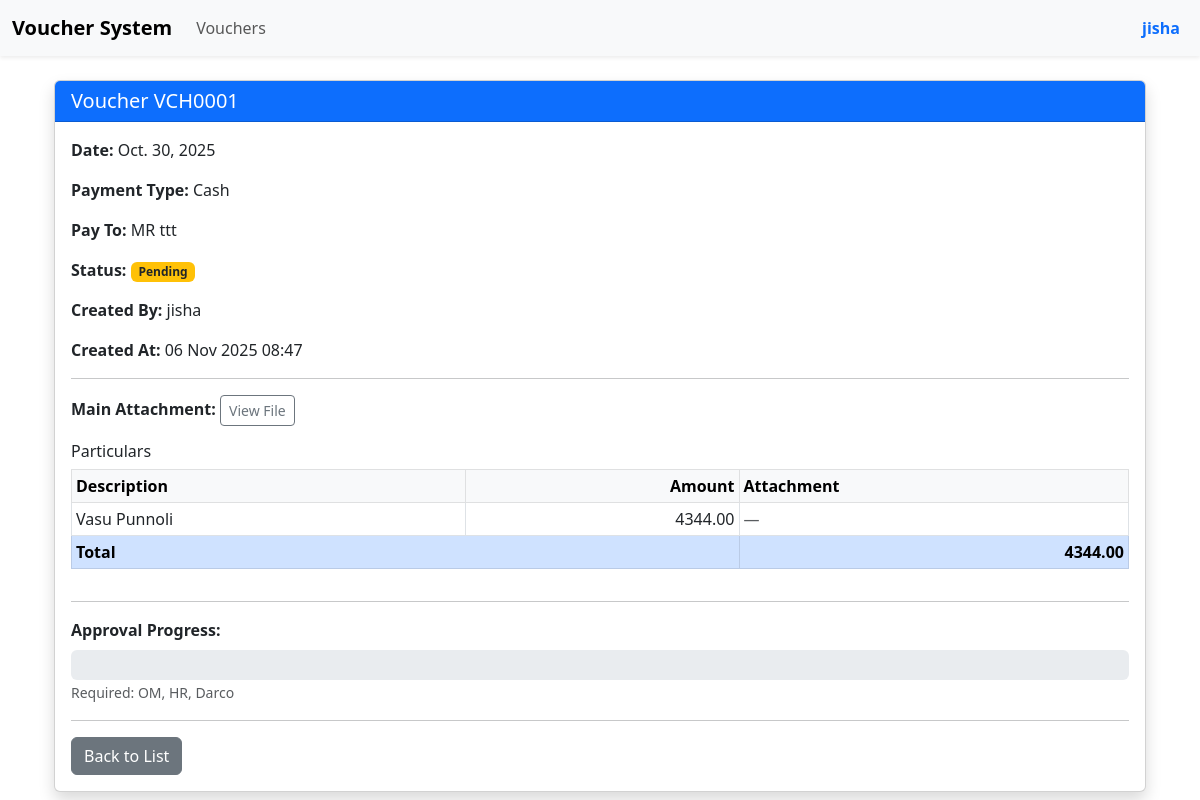
/vouchers/51/ (signed in), run on the app's committed database.
### vouchers/models.py (models this page shows, shortened)
class Voucher(models.Model):
    PAYMENT_TYPES = (
        ('CASH', 'Cash'),
        ('CHEQUE', 'Cheque'),
        ('PETTY_CASH', 'Petty Cash'),
    )
    voucher_number = models.CharField(max_length=20, unique=True, blank=True)
    voucher_date = models.DateField()
    payment_type = models.CharField(max_length=20, choices=PAYMENT_TYPES)
    name_title = models.CharField(max_length=5, choices=[('MR', 'Mr.'), ('MRS', 'Mrs.'), ('MS', 'Ms.')])
    pay_to = models.CharField(max_length=200)
    attachment = models.FileField(upload_to='vouchers/attachments/', null=True, blank=True)
    cheque_number = models.CharField(
        max_length=20,
        blank=True,
        null=True,
        help_text="Required only for Cheque payments"
    )
    created_by = models.ForeignKey(User, on_delete=models.CASCADE, related_name='vouchers')
    created_at = models.DateTimeField(auto_now_add=True)
    status = models.CharField(
        max_length=10,
        choices=[('PENDING', 'Pending'), ('APPROVED', 'Approved'), ('REJECTED', 'Rejected')],
        default='PENDING'
    )
    required_approvers_snapshot = models.JSONField(
        default=list,
        blank=True,
        help_text="List of usernames required at voucher creation time"
    )
    def _get_current_required_approvers(self):
        levels = ApprovalLevel.objects.filter(is_active=True).select_related('designation').order_by('order')
        usernames = []
        for level in levels:
            users = UserProfile.objects.filter(
                designation=level.designation,
                user__groups__name='Admin Staff'
            ).values_list('user__username', flat=True).distinct()
            usernames.extend(users)
        return usernames
    @property
    def required_approvers(self):
        if self.status in ['APPROVED', 'REJECTED']:
            return self.required_approvers_snapshot or []
        else:
            return self._get_current_required_approvers()

class Particular(models.Model):
    voucher = models.ForeignKey(Voucher, on_delete=models.CASCADE, related_name='particulars')
    description = models.CharField(max_length=300)
    amount = models.DecimalField(max_digits=12, decimal_places=2)
    attachment = models.FileField(
        upload_to='vouchers/particulars/',
        null=True,
        blank=True,
        help_text="Attach receipt/invoice for this item"
    )

class ApprovalLevel(models.Model):
    designation = models.OneToOneField(Designation, on_delete=models.CASCADE)
    order = models.PositiveIntegerField(unique=True, help_text="Lower number = earlier in approval chain")
    is_active = models.BooleanField(default=True, help_text="Only active levels require approval")
    updated_by = models.ForeignKey(User, on_delete=models.CASCADE)
    updated_at = models.DateTimeField(auto_now=True)
    class Meta:
        ordering = ['order']
        verbose_name = "Approval Level"
        verbose_name_plural = "Approval Levels"

class Designation(models.Model):
    name = models.CharField(max_length=100, unique=True)
    created_by = models.ForeignKey(User, on_delete=models.SET_NULL, null=True, related_name='designations')
    created_at = models.DateTimeField(auto_now_add=True)

### vouchers/views.py (the view, shortened to what this page needs)
# urls.py: path('vouchers/<int:pk>/', VoucherDetailView.as_view(), name='voucher_detail'),
class VoucherDetailView(LoginRequiredMixin, DetailView):
    model = Voucher
    template_name = 'vouchers/voucher_detail.html'
    context_object_name = 'voucher'
    def get_queryset(self):
        qs = super().get_queryset().select_related('created_by') \
            .prefetch_related('particulars', 'approvals__approver')
        if not self.request.user.is_superuser:
            if self.request.user.groups.filter(name='Accountants').exists():
                qs = qs.filter(created_by=self.request.user)
        return qs.annotate(
            approved_count=Count(Case(When(approvals__status='APPROVED', then=1)), output_field=IntegerField()),
            rejected_count=Count(Case(When(approvals__status='REJECTED', then=1)), output_field=IntegerField())
        )
    def get_context_data(self, **kwargs):
        context = super().get_context_data(**kwargs)
        user = self.request.user
        voucher = context['voucher']
        context['is_accountant'] = user.is_authenticated and user.groups.filter(name='Accountants').exists()
        context['is_admin_staff'] = user.is_authenticated and (user.groups.filter(name='Admin Staff').exists() or user.is_superuser)
        context['designations'] = Designation.objects.all()
        try:
            context['user_approval'] = voucher.approvals.get(approver=user)
        except VoucherApproval.DoesNotExist:
            context['user_approval'] = None
        total = len(voucher.required_approvers)
        approved = getattr(voucher, 'approved_count', 0) or 0
        context['approval_percentage'] = (approved / total * 100) if total > 0 else 100
        required = set(voucher.required_approvers)
        approved_usernames = set(
            voucher.approvals.filter(status='APPROVED')
            .values_list('approver__username', flat=True)
        )
        context['pending_approvers'] = [
            {'name': name, 'has_approved': name in approved_usernames}
            for name in required
        ]
        if voucher.status == 'PENDING':
            levels = ApprovalLevel.objects.filter(is_active=True) \
                .select_related('designation').order_by('order')
            level_data = []
            for level in levels:
                level_users = UserProfile.objects.filter(
                    designation=level.designation,
                    user__groups__name='Admin Staff'
                ).values_list('user__username', flat=True)
                all_approved = all(u in approved_usernames for u in level_users)
                some_approved = any(u in approved_usernames for u in level_users)
                level_data.append({
                    'designation': level.designation,
                    'all_approved': all_approved,
                    'some_approved': some_approved,
                    'is_next': False
                })
            for lvl in level_data:
                if not lvl['all_approved']:
                    lvl['is_next'] = True
                    break
            context['approval_levels'] = level_data
        can_approve = True
        waiting_for_designation = None
        context['can_approve'] = can_approve
        context['waiting_for_designation'] = waiting_for_designation
        context['user_profile'] = user.userprofile if hasattr(user, 'userprofile') else None
        return context

### vouchers/templatetags/voucher_tags.py (called while the page is built)
@register.filter
def sum_particulars(queryset):
    from decimal import Decimal
    total = sum(p.amount for p in queryset if p.amount)
    return total or Decimal('0.00')

@register.filter
def sub(a, b):
    return a - b

### vouchers/templates/vouchers/voucher_detail.html (shortened to what this page needs)
{% extends 'base.html' %}
{% load static %}
{% load voucher_tags %}
{% block content %}
<div class="container mt-4">
    <div class="card shadow">
        <div class="card-header bg-primary text-white">
            <h5 class="card-title mb-0">Voucher {{ voucher.voucher_number }}</h5>
        </div>
        <div class="card-body">
            <p><strong>Date:</strong> {{ voucher.voucher_date }}</p>
            <p><strong>Payment Type:</strong> {{ voucher.get_payment_type_display }}</p>
            <p><strong>Pay To:</strong> {{ voucher.name_title }} {{ voucher.pay_to }}</p>
            <p><strong>Status:</strong>
                <a href="#" class="status-link" data-bs-toggle="modal" data-bs-target="#approvalModal">
                    <span id="status-badge">
                        {% if voucher.status == 'PENDING' %}
                            <span class="badge bg-warning text-dark">Pending</span>
                        {% elif voucher.status == 'APPROVED' %}
                            <span class="badge bg-success">Approved</span>
                        {% elif voucher.status == 'REJECTED' %}
                            <span class="badge bg-danger">Rejected</span>
                        {% endif %}
                    </span>
                </a>
            </p>
            <p><strong>Created By:</strong> {{ voucher.created_by.username }}</p>
            <p><strong>Created At:</strong> {{ voucher.created_at|date:"d M Y H:i" }}</p>
            <hr>
            {% if voucher.attachment %}
            <p><strong>Main Attachment:</strong>
                <a href="{{ voucher.attachment.url }}" target="_blank" class="btn btn-outline-secondary btn-sm">
                    View File
                </a>
            </p>
            {% endif %}
            <h6>Particulars</h6>
            {% if voucher.particulars.exists %}
                <div class="table-responsive">
                    <table class="table table-sm table-bordered">
                        <thead class="table-light">
                            <tr>
                                <th>Description</th>
                                <th class="text-end">Amount</th>
                                <th>Attachment</th>
                            </tr>
                        </thead>
                        <tbody>
                            {% for p in voucher.particulars.all %}
                            <tr>
                                <td>{{ p.description }}</td>
                                <td class="text-end">{{ p.amount|floatformat:2 }}</td>
                                <td>
                                    {% if p.attachment %}
                                        <a href="{{ p.attachment.url }}" target="_blank"
                                           class="btn btn-sm btn-outline-primary">
                                            View File
                                        </a>
                                    {% else %}
                                        <span class="text-muted">—</span>
                                    {% endif %}
                                </td>
                            </tr>
                            {% endfor %}
                            <tr class="table-primary">
                                <td colspan="2"><strong>Total</strong></td>
                                <td class="text-end"><strong>{{ voucher.particulars.all|sum_particulars|floatformat:2 }}</strong></td>
                            </tr>
                        </tbody>
                    </table>
                </div>
            {% else %}
                <p class="text-muted">No particulars</p>
            {% endif %}
            <hr>
            <div class="mt-3">
                <strong>Approval Progress:</strong>
                <div class="progress mt-2" style="height: 30px;">
                </div>
                <small id="required-list" class="text-muted">
                    Required: {{ voucher.required_approvers|join:", " }}
                </small>
            </div>
            <hr>
            <div class="d-flex gap-2">
                <a href="{% url 'voucher_list' %}" class="btn btn-secondary">Back to List</a>
            </div>
        </div>
    </div>
</div>
{% endblock %}

### vouchers/templates/base.html (shortened to what this page needs)
{% load static %}
<!DOCTYPE html>
<html lang="en">
<head>
    <link href="https://cdn.jsdelivr.net/npm/bootstrap@5.3.0/dist/css/bootstrap.min.css" rel="stylesheet">
    <link rel="stylesheet" href="https://cdn.jsdelivr.net/npm/bootstrap-icons@1.11/font/bootstrap-icons.css">
</head>
<body>
    <nav class="navbar navbar-expand-lg navbar-light bg-light shadow-sm">
        <div class="container-fluid">
            <a class="navbar-brand fw-bold" href="{% url 'home' %}">
                Voucher System
            </a>
            <div class="collapse navbar-collapse" id="navbarContent">
                <ul class="navbar-nav me-auto">
                    <li class="nav-item">
                        <a class="nav-link" href="{% url 'voucher_list' %}">
                            Vouchers
                        </a>
                    </li>
                </ul>
                <ul class="navbar-nav ms-auto align-items-center">
                    {% if user.is_authenticated %}
                        <li class="nav-item dropdown">
                            <a class="nav-link dropdown-toggle text-primary fw-bold d-flex align-items-center gap-2"
                               href="#" role="button" data-bs-toggle="dropdown" style="text-decoration: none;">
                                {{ user.username }}
                            </a>
                        </li>
                    {% else %}
                        <li class="nav-item">
                            <a class="nav-link" href="{% url 'login' %}">
                                Login
                            </a>
                        </li>
                    {% endif %}
                </ul>
            </div>
        </div>
    </nav>
    <div class="container mt-4">
        {% block content %}{% endblock %}
    </div>
</body>
</html>

### vouchers/templates/base.html (style rules this page uses)
.navbar .dropdown-toggle::after { display: none; }

### data on the page
Voucher: voucher_number "VCH0001", voucher_date "Oct. 30, 2025", payment_type "Cash", name_title "MR", pay_to "ttt", created_by.username "jisha", created_at "06 Nov 2025 08:47", particulars.all|sum_particulars "4344.00", required_approvers "OM, HR, Darco"
Particular: description "Vasu Punnoli", amount "4344.00"

### other printed values
{{ user.username }} "jisha"
